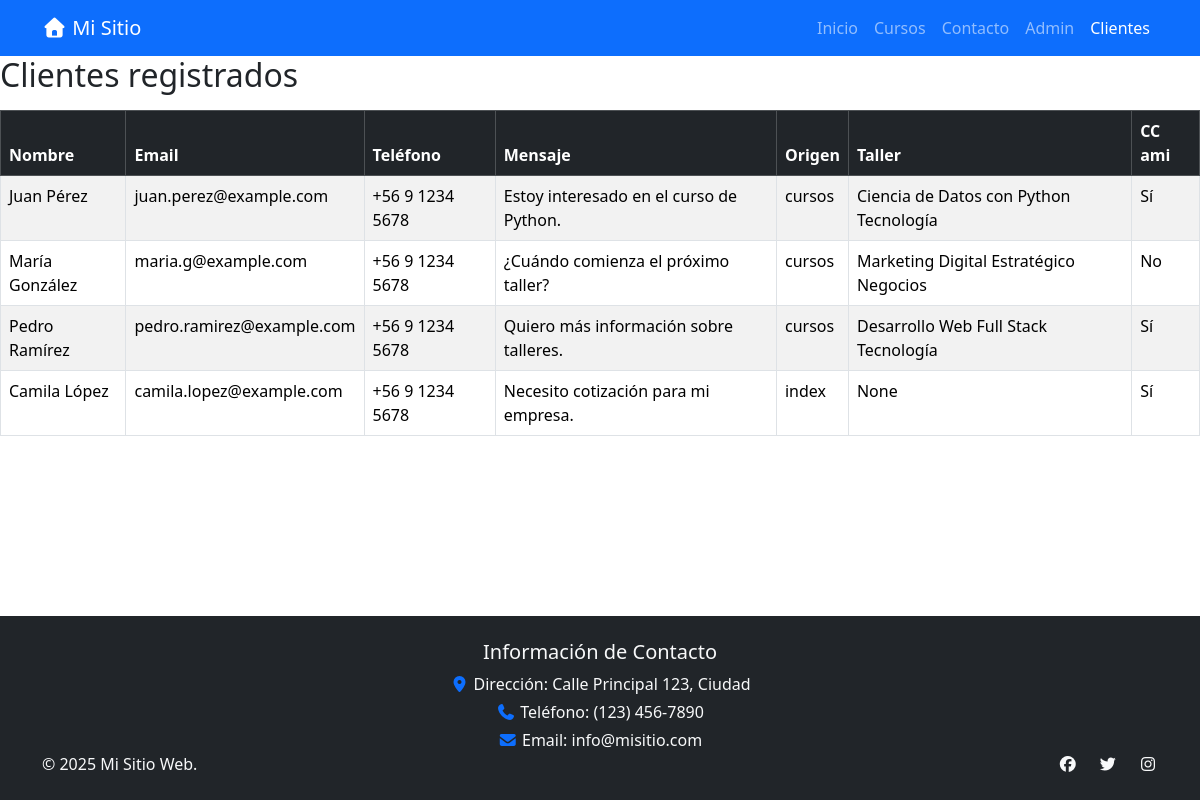
Screenshot of /viewClientes/ with the database file from the repository.
### coreapp/models.py (models this page shows, shortened)
class Contacto(models.Model):
    nombre = models.CharField(max_length=200)
    email = models.EmailField(unique=False)
    telefono = models.CharField(max_length=20)
    mensaje = models.TextField(default="")
    origen = models.CharField(max_length=20, choices=[("index", "Index"), ("cursos", "Cursos")], default="index")
    curso = models.ForeignKey(
        Curso,
        on_delete=models.SET_NULL,
        null=True,
        blank=True,
        help_text="Seleccione el curso de interés"
    )
    fecha_envio = models.DateTimeField(default=timezone.now)
    cc_ami = models.BooleanField(default=False, help_text="Correo adicional (CC) opcional")

class Curso(models.Model):
    titulo = models.CharField(max_length=100, help_text="Ingrese titulo del curso")
    categoria = models.CharField(max_length=100, help_text="Ingrese la categoria del curso")
    descripcion = models.TextField(help_text="Ingrese una breve descripcion para el curso")
    duracion = models.CharField(max_length=50, help_text="Ingrese duracion del curso. Ej: 20 horas, 2 semanas...")
    precio = models.DecimalField(max_digits=6, decimal_places=2, help_text="Ingrese precio del curso. Ej: 39, 39.99")
    fecha_inicio = models.CharField(max_length=50, help_text="Ingrese fecha de inicio. Ej: 10 de enero")
    cupo = models.CharField(max_length=100, help_text="Ingrese cantidad de cupos. Ej: Max. 30 personas")
    imagen = models.ImageField(upload_to='imgCursos', null=True)
    def __str__(self):
        return f"{self.titulo} {self.categoria}"

### coreapp/views.py (the view)
# urls.py: path('viewClientes/', views.ClienteListView.as_view(), name='viewClientes')
class ClienteListView(ListView):
    model = Contacto
    template_name = "coreapp/clientesList.html"
    context_object_name = "clientes"

### coreapp/templates/coreapp/clientesList.html (shortened to what this page needs)
{% extends "base.html" %}
{% block enlaceContacto %}
        <a class="nav-link" href="{% url 'coreapp:contacto' %}">Contacto</a>
{% endblock enlaceContacto %}
{% block mainContent %}
<div class="table-container">
    <h2 class="mb-3">Clientes registrados</h2>
    <div class="table-responsive">
        <table class="table table-striped table-bordered w-100">
            <thead class="table-dark">
                <tr>
                    <th>Nombre</th>
                    <th>Email</th>
                    <th>Teléfono</th>
                    <th>Mensaje</th>
                    <th>Origen</th>
                    <th>Taller</th>
                    <th>CC ami</th>
                </tr>
            </thead>
            <tbody>
                {% for c in clientes %}
                <tr>
                    <td>{{ c.nombre }}</td>
                    <td>{{ c.email }}</td>
                    <td>{{ c.telefono }}</td>
                    <td>{{ c.mensaje }}</td>
                    <td>{{ c.origen }}</td>
                    <td>{{ c.curso }}</td>
                    <td>{{ c.cc_ami|yesno:"Sí,No" }}</td>
                </tr>
                {% empty %}
                <tr>
                    <td colspan="7" class="text-center">No hay clientes registrados.</td>
                </tr>
                {% endfor %}
            </tbody>
        </table>
    </div>
</div>
{% endblock mainContent %}

### coreapp/templates/base.html (style rules this page uses)
body { display: flex; flex-direction: column; min-height: 100vh; }
.table-container { flex: 1; display: flex; flex-direction: column; }
.table-responsive { flex: 1; }

### rows the page displays
Contacto: nombre "Juan Pérez", email "juan.perez@example.com", telefono "+56 9 1234 5678", mensaje "Estoy interesado en el curso de Python.", origen "cursos", curso "Ciencia de Datos con Python Tecnología", cc_ami "Sí"
Contacto: nombre "María González", email "maria.g@example.com", telefono "+56 9 1234 5678", mensaje "¿Cuándo comienza el próximo taller?", origen "cursos", curso "Marketing Digital Estratégico Negocios", cc_ami "No"
Contacto: nombre "Pedro Ramírez", email "pedro.ramirez@example.com", telefono "+56 9 1234 5678", mensaje "Quiero más información sobre talleres.", origen "cursos", curso "Desarrollo Web Full Stack Tecnología", cc_ami "Sí"
Contacto: nombre "Camila López", email "camila.lopez@example.com", telefono "+56 9 1234 5678", mensaje "Necesito cotización para mi empresa.", origen "index", curso "None", cc_ami "Sí"
